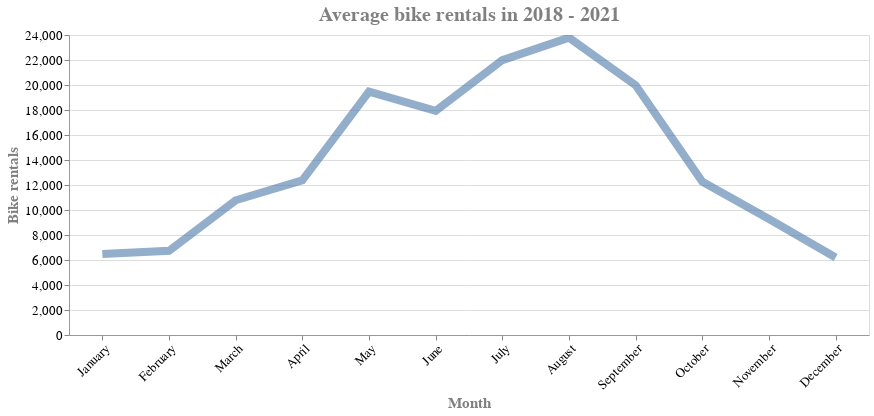

Write notebook code for a chart like this one.
### Markdown cell above
#### Season

### Code cell
# identifikujte příčiny výkyvů poptávky

# Bike rentals in total per day - without grouping per station
df_rentals_per_day = df.groupby("date")["rental_period"].count().reset_index().rename(columns = {"rental_period" : "rentals_per_day"})

# Bike rentals in total per month
df_rentals_per_day["formated_date"] = df_rentals_per_day["date"].dt.strftime("%Y-%m")
df_rentals_per_month = df_rentals_per_day.drop("date", axis = 1)
df_rentals_per_month = df_rentals_per_month.groupby("formated_date").sum().reset_index().rename(columns = {"rentals_per_day" : "rentals_per_month", "formated_date" : "date"})

condition = df_rentals_per_month["date"] == "2018-09" # First month is not complete - shoult be filtered out
df_rentals_per_month = df_rentals_per_month[~condition] 

# Converting to month name and grouping

df_rentals_per_month['month'] = pd.DatetimeIndex(df_rentals_per_month['date']).month
df_rentals_per_month_name = df_rentals_per_month.groupby("month")["rentals_per_month"].mean().astype(int).reset_index().rename(columns = {"rentals_per_month" : "avg_rentals_per_month"})

d = dict(enumerate(calendar.month_name))
df_rentals_per_month_name['month'] = df_rentals_per_month_name['month'].map(d)
df_rentals_per_month_name.index = range(1,13)

df_rentals_per_month_name

chart2 = alt.Chart(df_rentals_per_month_name).mark_line(opacity=0.6).encode(
    x = alt.X(
        "month", 
        sort = None,
        axis=alt.Axis(title = "Month", labelAngle = -45, labelFontSize=13, titleFontSize=15, titleColor = "grey")),
    y = alt.Y(
        "avg_rentals_per_month",
        axis=alt.Axis(title ="Bike rentals", labelFontSize=13, titleFontSize=15, titleColor = "grey")),
    tooltip= ["month", "avg_rentals_per_month"],
    strokeWidth = alt.value(8)
).properties(
    width = 800,
    title='Average bike rentals in 2018 - 2021'
).configure_axis(
    domainWidth=0.8
).interactive()

chart2.configure_title(
    fontSize=20,
    font='Courier',
    align = "center",
    color='gray')

### Figure 1 — Vega-Lite specification as saved in the notebook (floating-point values rounded to 4 significant figures)
{"config": {"view": {"continuousWidth": 400, "continuousHeight": 300}, "axis": {"domainWidth": 0.8}, "title": {"align": "center", "color": "gray", "font": "Courier", "fontSize": 20}}, "data": {"name": "data-1cc05626b4fe4d119de8d639f3938643"}, "mark": {"type": "line", "opacity": 0.6}, "encoding": {"strokeWidth": {"value": 8}, "tooltip": [{"field": "month", "type": "nominal"}, {"field": "avg_rentals_per_month", "type": "quantitative"}], "x": {"axis": {"labelAngle": -45, "labelFontSize": 13, "title": "Month", "titleColor": "grey", "titleFontSize": 15}, "field": "month", "sort": null, "type": "nominal"}, "y": {"axis": {"labelFontSize": 13, "title": "Bike rentals", "titleColor": "grey", "titleFontSize": 15}, "field": "avg_rentals_per_month", "type": "quantitative"}}, "selection": {"selector079": {"type": "interval", "bind": "scales", "encodings": ["x", "y"]}}, "title": "Average bike rentals in 2018 - 2021", "width": 800, "$schema": "https://vega.github.io/schema/vega-lite/v4.17.0.json", "datasets": {"data-1cc05626b4fe4d119de8d639f3938643": [{"month": "January", "avg_rentals_per_month": 6475}, {"month": "February", "avg_rentals_per_month": 6731}, {"month": "March", "avg_rentals_per_month": 10779}, {"month": "April", "avg_rentals_per_month": 12377}, {"month": "May", "avg_rentals_per_month": 19471}, {"month": "June", "avg_rentals_per_month": 17934}, {"month": "July", "avg_rentals_per_month": 21986}, {"month": "August", "avg_rentals_per_month": 23790}, {"month": "September", "avg_rentals_per_month": 19980}, {"month": "October", "avg_rentals_per_month": 12264}, {"month": "November", "avg_rentals_per_month": 9272}, {"month": "December", "avg_rentals_per_month": 6201}]}}
